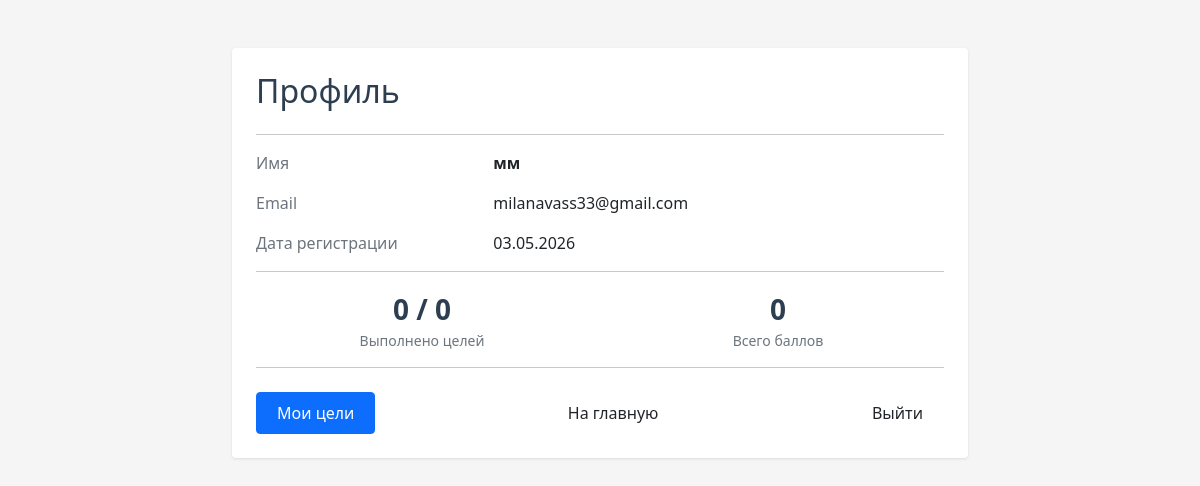
The page /profile (signed in) on the database as committed earlier.
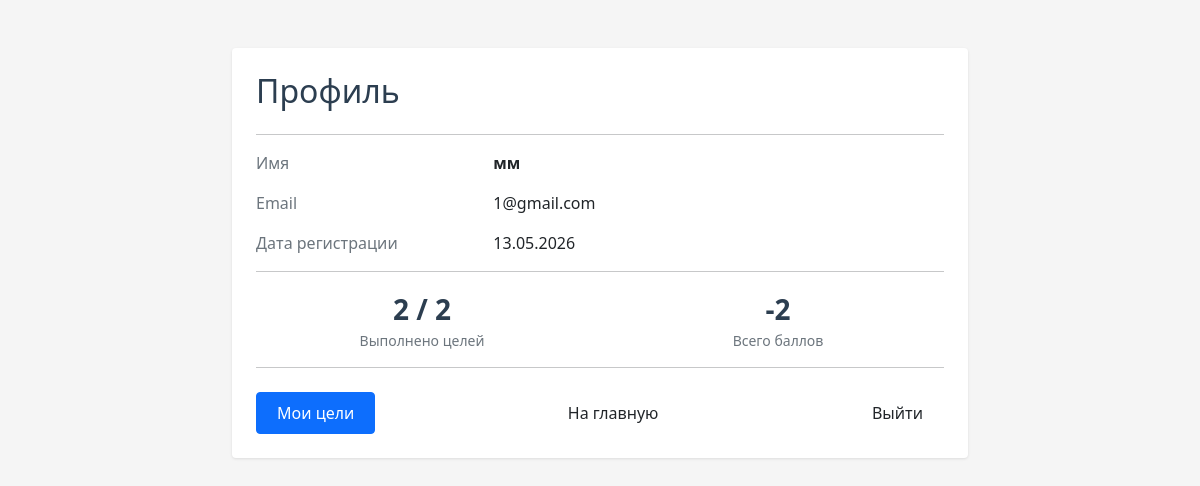
The same page on the database as committed later.
### main.py (models this page shows)
class User(SqlAlchemyBase):
    __tablename__ = 'users'
    id = sqlalchemy.Column(sqlalchemy.Integer, primary_key=True, autoincrement=True)
    name = sqlalchemy.Column(sqlalchemy.String, nullable=True)
    email = sqlalchemy.Column(sqlalchemy.String, index=True, unique=True, nullable=True)
    hashed_password = sqlalchemy.Column(sqlalchemy.String, nullable=True)
    created_date = sqlalchemy.Column(sqlalchemy.DateTime, default=datetime.datetime.now)

### main.py (the view)
@app.route('/profile')
def profile():
    user = get_current_user()
    if not user:
        return redirect(url_for('login'))
    points = get_user_total_points(user.id)
    sess = create_session()
    completed_count = sess.query(Goal).filter(Goal.user_id == user.id, Goal.is_completed == True).count()
    all_goals_count = sess.query(Goal).filter(Goal.user_id == user.id).count()
    sess.close()
    return render_template('profile.html', user=user, points=points,
                          completed_count=completed_count, all_goals_count=all_goals_count)

### main.py (called while the page is built)
def create_session():
    global __factory
    return __factory()

def get_current_user():
    user_id = request.cookies.get('user_id')
    if not user_id:
        return None
    sess = create_session()
    user = sess.query(User).filter(User.id == int(user_id)).first()
    sess.close()
    return user

def get_user_total_points(user_id):
    sess = create_session()
    total = sess.query(sqlalchemy.func.sum(Goal.points)).filter(Goal.user_id == user_id, Goal.is_completed == True).scalar()
    sess.close()
    return total or 0

### web/templates/profile.html (shortened to what this page needs)
<!doctype html>
<html lang="ru">
<head>
    <link href="https://cdn.jsdelivr.net/npm/bootstrap@5.0.2/dist/css/bootstrap.min.css" rel="stylesheet">
</head>
<body>
    <div class="container mt-5">
        <div class="row">
            <div class="col-md-8 mx-auto">
                <div class="card">
                    <div class="card-body p-4">
                        <h2 class="mb-4" style="color: #2c3e50;">Профиль</h2>
                        <hr>
                        <div class="row mb-3">
                            <div class="col-sm-4 text-muted">Имя</div>
                            <div class="col-sm-8 fw-bold">{{ user.name }}</div>
                        </div>
                        <div class="row mb-3">
                            <div class="col-sm-4 text-muted">Email</div>
                            <div class="col-sm-8">{{ user.email }}</div>
                        </div>
                        <div class="row mb-3">
                            <div class="col-sm-4 text-muted">Дата регистрации</div>
                            <div class="col-sm-8">{{ user.created_date.strftime('%d.%m.%Y') }}</div>
                        </div>
                        <hr>
                        <div class="row text-center mt-3">
                            <div class="col-6">
                                <div class="stat-number">{{ completed_count }} / {{ all_goals_count }}</div>
                                <div class="text-muted small">Выполнено целей</div>
                            </div>
                            <div class="col-6">
                                <div class="stat-number">{{ points }}</div>
                                <div class="text-muted small">Всего баллов</div>
                            </div>
                        </div>
                        <hr>
                        <div class="d-flex justify-content-between mt-4">
                            <a href="/goals" class="btn btn-primary">Мои цели</a>
                            <a href="/" class="btn btn-outline">На главную</a>
                            <a href="/logout" class="btn btn-outline">Выйти</a>
                        </div>
                    </div>
                </div>
            </div>
        </div>
    </div>
</body>
</html>

### web/templates/profile.html (style rules this page uses)
body { background-color: #f5f5f5; }
.card { border: none; box-shadow: 0 1px 3px rgba(0,0,0,0.1); }
.btn { border-radius: 4px; padding: 8px 20px; font-weight: 500; }
.stat-number { font-size: 28px; font-weight: 600; color: #2c3e50; }

Rows that differ between the two databases and show on the page:
changed User "мм": email "milanavass33@gmail.com" → "1@gmail.com"; created_date "03.05.2026" → "13.05.2026"
Other text that changed with them:
{{ completed_count }}: "0" → "2"
{{ all_goals_count }}: "0" → "2"
{{ points }}: "0" → "-2"
